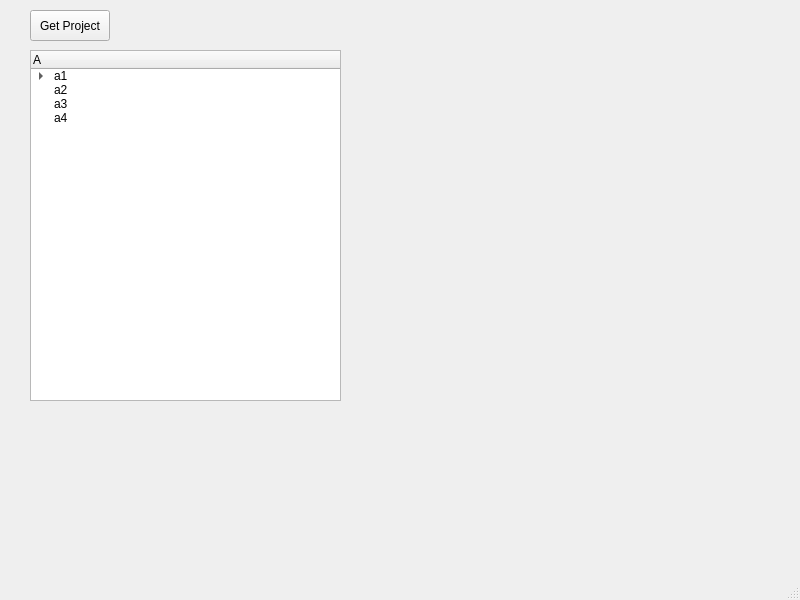
<?xml version="1.0" encoding="UTF-8"?>
<ui version="4.0">
 <class>MainWindow</class>
 <widget class="QMainWindow" name="MainWindow">
  <property name="geometry">
   <rect>
    <x>0</x>
    <y>0</y>
    <width>800</width>
    <height>600</height>
   </rect>
  </property>
  <property name="windowTitle">
   <string>MainWindow</string>
  </property>
  <widget class="QWidget" name="centralwidget">
   <widget class="QTreeWidget" name="treeWidgetDir">
    <property name="geometry">
     <rect>
      <x>30</x>
      <y>50</y>
      <width>311</width>
      <height>351</height>
     </rect>
    </property>
    <column>
     <property name="text">
      <string>A</string>
     </property>
    </column>
    <item>
     <property name="text">
      <string>a1</string>
     </property>
     <item>
      <property name="text">
       <string>a_1_1</string>
      </property>
      <item>
       <property name="text">
        <string>a_1_1_1</string>
       </property>
       <item>
        <property name="text">
         <string>a_1_1_1_1</string>
        </property>
       </item>
       <item>
        <property name="text">
         <string>a_1_1_1_2</string>
        </property>
       </item>
      </item>
      <item>
       <property name="text">
        <string>a_1_1_2</string>
       </property>
      </item>
      <item>
       <property name="text">
        <string>a_1_1_3</string>
       </property>
      </item>
     </item>
     <item>
      <property name="text">
       <string>a_1_2</string>
      </property>
     </item>
     <item>
      <property name="text">
       <string>a_1_3</string>
      </property>
     </item>
    </item>
    <item>
     <property name="text">
      <string>a2</string>
     </property>
    </item>
    <item>
     <property name="text">
      <string>a3</string>
     </property>
    </item>
    <item>
     <property name="text">
      <string>a4</string>
     </property>
    </item>
   </widget>
   <widget class="QPushButton" name="pushButton_getProject">
    <property name="geometry">
     <rect>
      <x>30</x>
      <y>10</y>
      <width>80</width>
      <height>31</height>
     </rect>
    </property>
    <property name="text">
     <string>Get Project</string>
    </property>
   </widget>
  </widget>
  <widget class="QMenuBar" name="menubar">
   <property name="geometry">
    <rect>
     <x>0</x>
     <y>0</y>
     <width>800</width>
     <height>18</height>
    </rect>
   </property>
  </widget>
  <widget class="QStatusBar" name="statusbar"/>
 </widget>
 <resources/>
 <connections/>
</ui>
